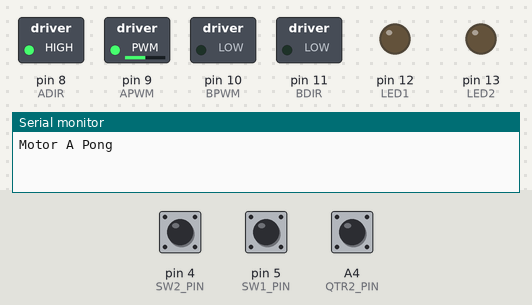
Simulated run of this sketch. Board: Arduino Uno, built with avr-gcc and run on an emulated ATmega328P. Parts: switched loads named in the sketch (green lamp = pin HIGH), output pins drawn as LEDs (lit = HIGH), the last lines printed to the serial monitor. Inputs (shaded band) come from the test bench; at power-on: A4 (QTR2_PIN) HIGH, pin 4 (SW2_PIN) HIGH, pin 5 (SW1_PIN) HIGH.

Above: at 1.2 s.
1.3 s: A4 (QTR2_PIN) pulled LOW for 1 s
At 1.7 s:
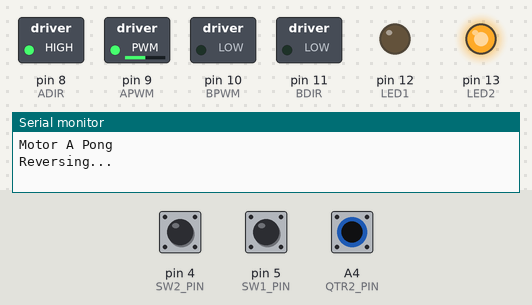
3.8 s: pin 4 (SW2_PIN) pulled LOW for 0.15 s
At 4.8 s:
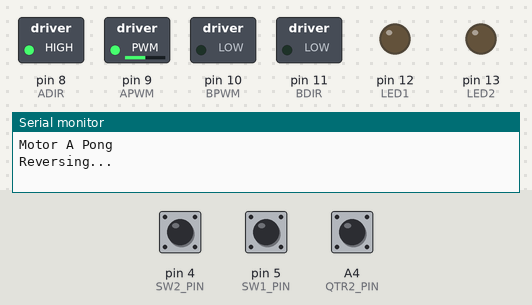
5.5 s: pin 5 (SW1_PIN) pulled LOW for 0.15 s
At 5.57 s:
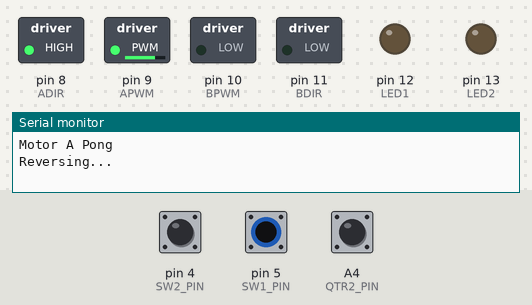
7.1 s: A4 (QTR2_PIN) pulled LOW for 0.15 s
At 7.5 s:
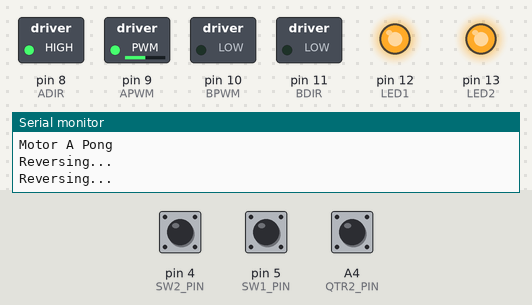
9.1 s: pin 4 (SW2_PIN) pulled LOW for 1 s
At 9.9 s:
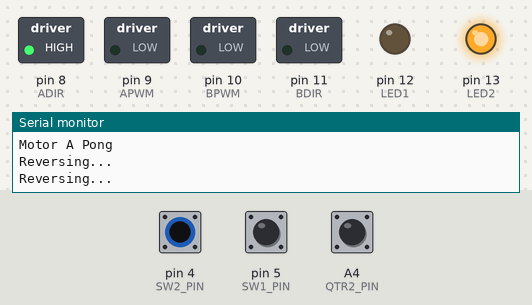
11.6 s: pin 4 (SW2_PIN) pulled LOW for 3.2 s
At 15.7 s:
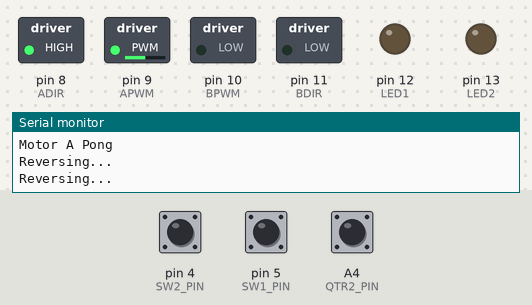
Timing chart, 0 to 17.2 s (numbered marks = the images above; inputs shaded):
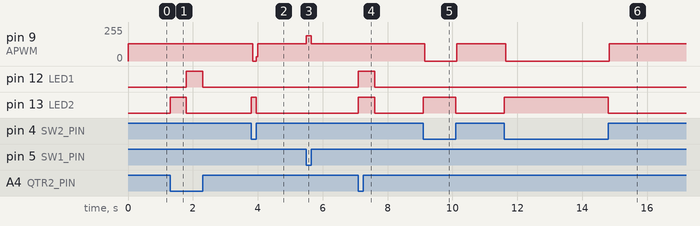

The sketch:

_8_2.ino
```cpp
// Motor A
#define ADIR 8     // PORTB0  // DRV8355 phase set with GPIO
#define APWM 9     // PORTB1  // DRV8355 PWM set by Timer 2 direct pin drive

// Motor B
#define BDIR 11    // PORTB3
#define BPWM 10    // PORTB2

// reference Pot and Motor encoder connections
#define PCHA A1    // PORTC1
#define PCHB A0    // PORTC0
#define MCHA 3     // PORTD3
#define MCHB 2     // PORTD2

// Sensors and switches
#define SW1_PIN 5    // PORT
#define SW2_PIN 4     // PORT
#define KNOB_SW A2 // PORT
#define QTR2_PIN A4   // PORT
#define QTR1_PIN A3   // PORT

// Test points, indicators
#define LED1 12  	// PORT
#define LED2 13  	// PORT
#define D_FF_LED 12  	// PORT
#define CLK_FF_LED 13  	// PORT
#define TP_PIN 13   // PORTB5

const boolean isClockWise = true;
boolean motorDir;
boolean isDiskWhite, prevIsDiskWhite, isDiskB2W, isDiskW2B;
boolean isDownSw1 = false, prevIsDownSw1 = false, isUp2DnSw1;
boolean isDownSw2 = false, prevIsDownSw2 = false, isUp2DnSw2;

//*******************************************************************************************
void setup()
{
  Serial.begin(9600);
  Serial.println(F("Motor A Pong"));

  configurePins();   // define pin modes and initial states
  configureTimer1(); // setup timer 1  *** MODIIFY THIS FUNCTION

  isDiskWhite = !digitalRead(QTR2_PIN);
  motorDir = isClockWise;
  digitalWrite(ADIR, motorDir);
  OCR1A = 600;  // init PWM to 25%
} // setup()

//*******************************************************************************************
void loop()
{
  isDownSw1 = !digitalRead(SW1_PIN);
  isDownSw2 = !digitalRead(SW2_PIN);

  digitalWrite(LED1, !digitalRead(QTR2_PIN)); // mirror QTR2 sensor to LED1
  digitalWrite(LED2, isDownSw2);

  prevIsDiskWhite = isDiskWhite;
  isDiskWhite = !digitalRead(QTR2_PIN);
  isDiskB2W = (isDiskWhite && !prevIsDiskWhite);
  isDiskW2B = (!isDiskWhite && prevIsDiskWhite);

  if (isDownSw1) OCR1A = 600;  // fast motor
  else           OCR1A = 400;  //slow motor
  if (isDownSw2) OCR1A = 0;     //stop motor

  // Pong in white or black based on SW2 state
  if (isDiskB2W)
  {
    motorDir=!motorDir;
    setMotorDirection(motorDir);
    Serial.println("Reversing...");
    delay(500);
  }
//  if (isDiskW2B)
//  {
//    motorDir=!motorDir;
//    setMotorDirection(motorDir);
//    Serial.println("Reversing...");
//    delay(500);
//  }


} // loop()

//*******************************************************************************************
void configurePins(void)
{
  // H-bridge Phase-Enable
  pinMode(ADIR, OUTPUT);  digitalWrite(ADIR, LOW);  // 0: forward, 1: reverse
  pinMode(APWM, OUTPUT);  digitalWrite(APWM, LOW);  // PWM motor modulation
  pinMode(BDIR, OUTPUT);  digitalWrite(BDIR, LOW);  // 0: forward, 1: reverse
  pinMode(BPWM, OUTPUT);  digitalWrite(BPWM, LOW);  // PWM motor modulation

  // Reference and Motor Encoders
  pinMode(PCHA, INPUT);
  pinMode(PCHB, INPUT);
  pinMode(MCHA, INPUT_PULLUP);
  pinMode(MCHB, INPUT_PULLUP);

  // Pushbuttons
  pinMode(SW1_PIN, INPUT_PULLUP);      // stand alone push button
  pinMode(SW2_PIN, INPUT_PULLUP);      // stand alone push button
  pinMode(KNOB_SW, INPUT_PULLUP);  // pot switch

  // Test point on UNO13 -> PORTB5
  pinMode(TP_PIN, OUTPUT); digitalWrite(TP_PIN, LOW);
  pinMode(LED1, OUTPUT);   digitalWrite(LED1, LOW);
  pinMode(LED2, OUTPUT);   digitalWrite(LED2, LOW);

  // QTR Sensors
  pinMode(QTR1_PIN, INPUT_PULLUP);
  pinMode(QTR2_PIN, INPUT_PULLUP);
} // end configurePins

//*******************************************************************************************
void configureTimer1(void) {
  // Configure Timer 1 (16 bit) for 20 kHz motor driver PWM generation.
  // Prescale the clock by a divisor of 1.
  // Set the mode to FAST PWM mode with ICR1 defined cycle length (TOP value), (Mode 14)
  // and OCR1 defined duty cycle (compare).
  // Set COM1A bits for clear on compare.

  TCCR1A=0b10000010;
  TCCR1B=0b00011001;
  OCR1A=600;
  ICR1=800;
} // end configureTimer1


void readAndConditionInputs(void)
{
  isDownSw1 = !digitalRead(SW1_PIN);
  isDownSw2 = !digitalRead(SW2_PIN);

  prevIsDiskWhite = isDiskWhite;
  isDiskWhite = !digitalRead(QTR2_PIN);
  isDiskB2W = (isDiskWhite && !prevIsDiskWhite);
  isDiskW2B = (!isDiskWhite && prevIsDiskWhite);

  digitalWrite(LED1, isDiskWhite); // mirror QTR1 sensor to LED1
  digitalWrite(LED2, isDownSw2);
}

void setMotorDirection (boolean commandedMotorDir) {
  digitalWrite(CLK_FF_LED, LOW);
  digitalWrite(D_FF_LED, motorDir);
  digitalWrite(CLK_FF_LED, HIGH);
} //setMotorDirection
```

Measured:
- after the input at 1.3 s, pin 12 (LED1): LOW → HIGH after 0.50 s, → LOW 0.50 s later; pin 13 (LED2): LOW → HIGH at once, → LOW 0.50 s later
- after the input at 3.8 s, pin 9 (APWM): 128/255 → 0/255 at once, → 128/255 0.12 s later; pin 13 (LED2): LOW → HIGH at once, → LOW 0.15 s later
- after the input at 5.5 s, pin 9 (APWM): 128/255 → 191/255 at once, → 128/255 0.15 s later
- after the input at 7.1 s, pin 12 (LED1), pin 13 (LED2): LOW → HIGH at once, → LOW 0.50 s later
- after the input at 9.1 s, pin 9 (APWM): 128/255 → 0/255 at once, → 128/255 1.0 s later; pin 13 (LED2): LOW → HIGH at once, → LOW 1.0 s later
- after the input at 11.6 s, pin 9 (APWM): 128/255 → 0/255 at once, → 128/255 3.2 s later; pin 13 (LED2): LOW → HIGH at once, → LOW 3.2 s later
